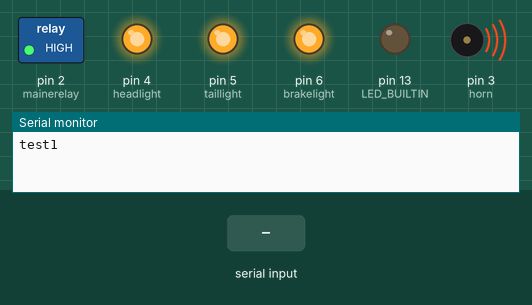
The sketch below on a simulated Arduino Uno, built with avr-gcc and run on an emulated ATmega328P. Parts: switched loads named in the sketch (green lamp = pin HIGH), output pins drawn as LEDs (lit = HIGH), buzzer (waves = sounding, pin HIGH), the last lines printed to the serial monitor. The inputs (shaded band) are chosen by the test bench.

Above: at 7.2 s.
7.3 s: "1" received over the second serial link
At 7.7 s:
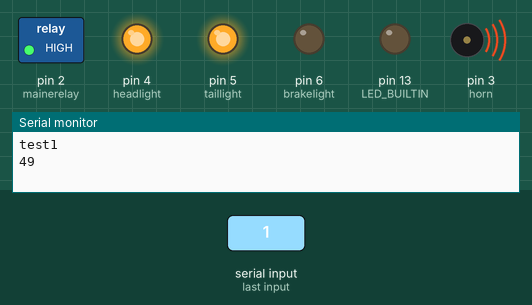
8.8 s: "0" received over the second serial link
At 10.0 s:
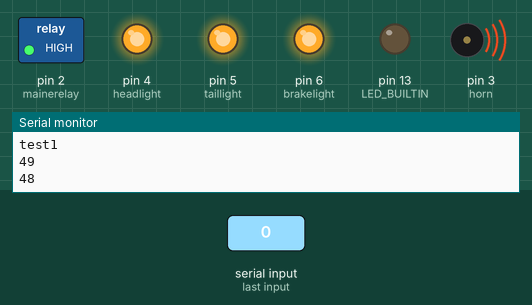
10.3 s: "2" received over the second serial link
At 11.4 s:
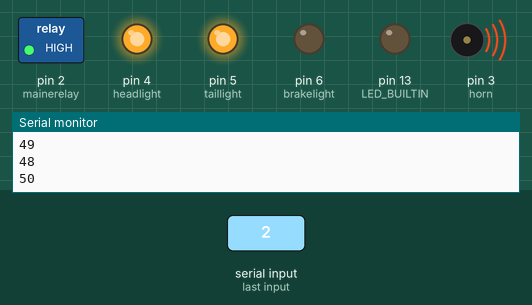
Timing chart, 0 to 13.3 s (numbered marks = the images above; inputs shaded):
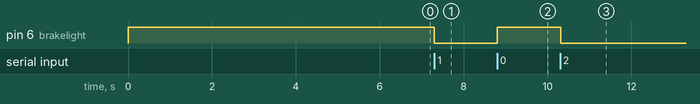

Measured:
- after the input at 7.3 s, pin 6 (brakelight): HIGH → LOW at once
- after the input at 8.8 s, pin 6 (brakelight): LOW → HIGH at once
- after the input at 10.3 s, pin 6 (brakelight): HIGH → LOW at once

The sketch:

switch_unit.ino
```cpp
#include<Wire.h>
#include <SoftwareSerial.h>

const int mainerelay = 2;
const int brakelight = 6;
const int horn = 3;
const int headlight = 4;
const int taillight = 5;


bool lights = HIGH;
bool lastlight;

char str[3];

byte inbyte;


SoftwareSerial softSerial(19, 18); // RX, TX


void setup() {


  pinMode(headlight, OUTPUT);
  pinMode(taillight, OUTPUT);
  pinMode(horn, OUTPUT);
  pinMode(brakelight, OUTPUT);
  pinMode(LED_BUILTIN, OUTPUT);
  pinMode(mainerelay, OUTPUT);

  digitalWrite(horn, HIGH);
  digitalWrite(brakelight, HIGH);
  digitalWrite(headlight, HIGH);
  digitalWrite(taillight, HIGH);

  Serial.begin(9600);

  softSerial.begin(9600);
  softSerial.listen();

  delay(6000);

  digitalWrite(mainerelay, HIGH);

  for (int x = 0; x < 4; x++) {
    str[x] = 0;
  }

  Serial.println("test1");
}


long loop_timer;

void loop() {

  if (softSerial.available()) {
    inbyte = softSerial.read();
    Serial.println(inbyte);
  }

  for (int i = 0; i < 4; i++) {
    if (bitRead(inbyte, i)){
      str[i] = 1;
    }

  }

  // head light
  if (bitRead(inbyte, 2) == 1 && lastlight == 0) {
    lights = !lights;
  }

  digitalWrite(headlight, lights);
  digitalWrite(taillight, lights);

  lastlight = bitRead(inbyte, 2);

  // horn
  digitalWrite(horn, !bitRead(inbyte, 3));

  //brake light
  if (bitRead(inbyte, 0) || bitRead(inbyte, 1)) {
    digitalWrite(brakelight, LOW);
  } else {
    digitalWrite(brakelight, HIGH);
  }

  delay(20);
}
```
